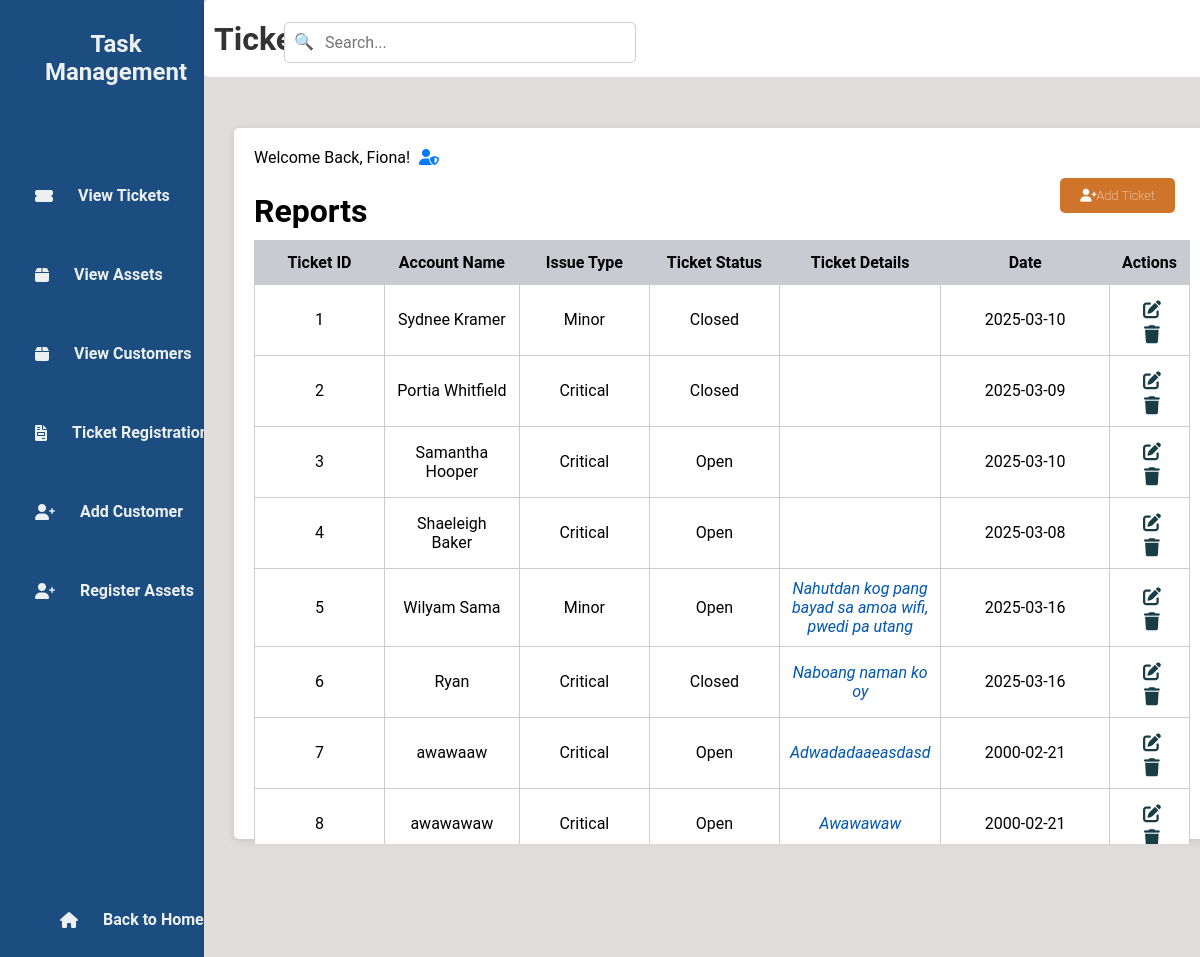
The app's page /staffD.php (signed in) with its own data.
### tables this page shows
CREATE TABLE `tbl_ticket` (
  `t_id` int(50) NOT NULL,
  `t_aname` varchar(200) NOT NULL,
  `t_type` varchar(200) NOT NULL,
  `t_status` varchar(200) NOT NULL,
  `t_date` date NOT NULL,
  `t_details` varchar(200) NOT NULL
);

### staffD.php (the view, shortened to what this page needs)
<?php
include "db.php";
$firstName = '';
$userType = '';
if ($conn) {
    $sqlUser    = "SELECT u_fname, u_type FROM tbl_user WHERE u_username = ?";
    $stmt = $conn->prepare($sqlUser );
    $stmt->bind_param("s", $_SESSION['username']);
    $stmt->execute();
    $resultUser  = $stmt->get_result();
    if ($resultUser ->num_rows > 0) {
        $row = $resultUser ->fetch_assoc();
        $firstName = $row['u_fname'];
        $userType = $row['u_type'];
    }
    $sql = "SELECT t_id, t_aname, t_type, t_status, t_details, t_date FROM tbl_ticket";
    $result = $conn->query($sql);
} else {
    echo "Database connection failed.";
    exit();
}
?>
<!DOCTYPE html>
<html lang="en">
<head>
    <link rel="stylesheet" href="staffD.css">
    <link rel="stylesheet" href="https://cdnjs.cloudflare.com/ajax/libs/font-awesome/6.0.0-beta3/css/all.min.css">
</head>
<body>
<div class="wrapper">
    <div class="sidebar">
        <h2>Task Management</h2>
        <ul>
            <li><a href="staffD.php"><i class="fas fa-ticket-alt"></i> View Tickets</a></li>
            <li><a href="view_service_record.php"><i class="fas fa-box"></i> View Assets</a></li>
            <li><a href="customersT.php"><i class="fas fa-box"></i> View Customers</a></li>
            <li><a href="createTickets.php"><i class="fas fa-file-invoice"></i> Ticket Registration</a></li>
            <li><a href="addC.php"><i class="fas fa-user-plus"></i> Add Customer</a></li>
            <li><a href="addC.php"><i class="fas fa-user-plus"></i> Register Assets</a></li>
        </ul>
        <footer>
            <a href="index.php" class="back-home"><i class="fas fa-home"></i> Back to Home</a>
        </footer>
    </div>
    <div class="container">
        <div class="upper">
            <h1>Ticket Reports</h1>
        </div>
        <div class="search-container">
            <input type="text" class="search-bar" placeholder="Search...">
            <span class="search-icon">🔍</span>
        </div>
        <div class="table-box">
            <?php if ($userType === 'staff'): ?>
                <div class="username">
                    Welcome Back, <?php echo htmlspecialchars($firstName); ?>!
                    <i class="fas fa-user-shield admin-icon"></i>
                </div>
            <?php endif; ?>
            <h2>Reports</h2>
            <a href="createTickets.php" class="ticket-btn"><i class="fas fa-user-plus"></i>Add Ticket</a>
            <table>
                <thead>
                    <tr>
                        <th>Ticket ID</th>
                        <th>Account Name</th>
                        <th>Issue Type</th>
                        <th>Ticket Status</th>
                        <th>Ticket Details</th>
                        <th>Date</th>
                        <th>Actions</th>
                    </tr>
                </thead>
                <tbody>
                    <?php
                    if ($result->num_rows > 0) {
                        while ($row = $result->fetch_assoc()) {
                            echo "<tr>
                                    <td>{$row['t_id']}</td>
                                    <td>{$row['t_aname']}</td>
                                    <td>" . ucfirst(strtolower($row['t_type'])) . "</td>
                                    <td>" . ucfirst(strtolower($row['t_status'])) . "</td>
                                    <td>" . ucfirst(strtolower($row['t_details'])) . "</td>
                                    <td>{$row['t_date']}</td>
                                    <td>
                                        <a href='editT.php?id={$row['t_id']}'><i class='fas fa-edit'></i></a>
                                        <a href='deleteT.php?id={$row['t_id']}'><i class='fas fa-trash'></i></a>
                                    </td>
                                  </tr>";
                        }
                    } else {
                        echo "<tr><td colspan='7'>No tickets found.</td></tr>";
                    }
                    ?>
                </tbody>
            </table>
        </div>
    </div>
</div>
</body>
</html>

### staffD.css (style rules this page uses)
* { margin: 0; padding: 0; font-family: 'Roboto', sans-serif; }
body { min-height: 100vh; display: flex; align-items: center; background-color: #2d3250; }
.container { width: 85%; margin-left: 17%; padding: 20px; background-color: #e2dddd; box-shadow: 0 2px 10px rgba(0, 0, 0, 0.1); height: 100vh; position: fixed; }
.table-box { margin-top: -50px; width: 78%; padding: 20px; margin-right: 10px; margin-left: 10px; border-radius: 5px; background-color: #ffffff; box-shadow: 0 2px 10px rgba(0, 0, 0, 0.1); height: 70vh; position: fixed; align-items: center; }
.table-box h2 { text-align: left; margin-top: 25px; font-size: 2rem; }
.container .upper { border-radius: 5px; margin-top: -20px; margin-left: -20px; width: 100%; height: 8vh; background-color: #ffffff; }
.upper h1 { padding-top: 20px; padding-left: 10px; text-align: left; color: #333; }
.wrapper { display: flex; height: 100vh; }
.sidebar { width: 16%; background-color: #1b4d80; padding: 20px; border-right: 1px solid #ccc; height: 100vh; position: fixed; }
.sidebar h2 { margin-top: 10px; text-align: center; color: #ecf0f1; }
.sidebar ul { list-style-type: none; padding: 0; margin-top: 100px; margin-left: 15px; margin-bottom: 30px; }
.sidebar li { margin: 60px 0; }
.sidebar a { text-decoration: none; color: #ecf0f1; display: flex; align-items: center; text-align: center; }
footer a { margin-bottom: 50px; }
.sidebar a i { margin-right: 25px; }
.back-home { position: absolute; bottom: 20px; left: 60px; color: #ecf0f1; text-decoration: none; display: flex; align-items: center; }
table { width: 100%; margin-right: -10px; border-collapse: collapse; margin-top: 10px; max-height: 90%; overflow-y: auto; display: block; }
th, td { border: 1px solid #ccc; padding: 12px; text-align: center; }
tr { border-bottom: 1px solid #ddd; }
td { padding: 10px; }
tr:nth-child(even) { background-color: #ffffff; }
tr:nth-child(odd) { background-color: #ffffff; }
th:nth-child(1), td:nth-child(1) { width: 15%; }
th:nth-child(2), td:nth-child(2) { width: 15%; }
th:nth-child(3), td:nth-child(3) { width: 15%; }
th:nth-child(4), td:nth-child(4) { width: 15%; }
th:nth-child(5), td:nth-child(5) { width: 15%; }
td:nth-child(5) { font-style: italic; color: #0056b3; }
td:nth-child(6) { text-align: center; width: 20%; }
td:nth-child(7) { text-align: center; }
td a { text-decoration: none; color: #4CAF50; margin-right: 10px; }
th { background-color: #c8cbd1; color: rgb(0, 0, 0); }
a { display: inline-block; margin-top: 15px; text-decoration: none; color: #4CAF50; font-weight: bold; }
.ticket-btn { display: inline-block; background-color: #cf752b; color: white; padding: 10px 20px; border-radius: 5px; text-decoration: none; font-size: 13px; font-weight: lighter; transition: 0.3s; position: absolute; right: 35px; top: 35px; }
.table-box table a { font-size: 18px; color: #193d46; display: inline-flex; align-items: center; margin-right: 5px; margin-left: 10px; transition: color 0.3s; text-align: center; margin-top: 5px; }
.table-box a i { justify-content: center; }
.admin-icon { margin-left: 5px; color: #007bff; }
.search-container { position: relative; width: 300px; margin: 20px auto; top: -95px; }
.search-bar { width: 100%; padding: 10px 10px 10px 40px; border: 1px solid #ccc; border-radius: 5px; font-size: 16px; margin-left: -100%; margin-top: 20px; }
.search-icon { position: absolute; left: 10px; top: 65%; transform: translateY(-50%); color: #aaa; pointer-events: none; z-index: 1; margin-left: -100%; }

### records on screen
tbl_ticket: t_id "1", t_aname "Sydnee Kramer", t_type "Minor", t_status "Closed", t_date "2025-03-10"
tbl_ticket: t_id "2", t_aname "Portia Whitfield", t_type "Critical", t_status "Closed", t_date "2025-03-09"
tbl_ticket: t_id "3", t_aname "Samantha Hooper", t_type "Critical", t_status "Open", t_date "2025-03-10"
tbl_ticket: t_id "4", t_aname "Shaeleigh Baker", t_type "Critical", t_status "Open", t_date "2025-03-08"
tbl_ticket: t_id "5", t_aname "Wilyam Sama", t_type "Minor", t_status "Open", t_details "Nahutdan kog pang bayad sa amoa wifi, pwedi pa utang", t_date "2025-03-16"
tbl_ticket: t_id "6", t_aname "Ryan", t_type "Critical", t_status "Closed", t_details "Naboang naman ko oy", t_date "2025-03-16"
tbl_ticket: t_id "7", t_aname "awawaaw", t_type "Critical", t_status "Open", t_details "Adwadadaaeasdasd", t_date "2000-02-21"
tbl_ticket: t_id "8", t_aname "awawawaw", t_type "Critical", t_status "Open", t_details "Awawawaw", t_date "2000-02-21"

### other values on screen
$firstName "Fiona"
